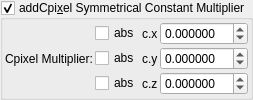
    <widget class="MyGroupBox" name="groupCheck_transf_addCpixel_enabled_false">
     <property name="toolTip">
      <string>&lt;html&gt;&lt;head/&gt;&lt;body&gt;&lt;p&gt;Cpixel is CVector3 c = ( c.x, c.y, c.z). It is each original point (pixel) in 3D space where the iteration starts from, ( c = original z for each point .) It is commonly found in formula structures z = f(z) + c.&lt;/p&gt;&lt;p&gt;The Cpixel multiplier effectively scales this point &amp;quot;c&amp;quot; towards the origin.&lt;/p&gt;&lt;p&gt;This transform allows the addition or subtraction of Cpixel, dependent on whether z is postive or negative.&lt;/p&gt;&lt;p&gt;e.g if &lt;span style=&quot; font-style:italic;&quot;&gt;z.x&lt;/span&gt; is positive then &lt;span style=&quot; font-style:italic;&quot;&gt;fabs(c.x)&lt;/span&gt; is added, if &lt;span style=&quot; font-style:italic;&quot;&gt;z.x&lt;/span&gt; is negative then &lt;span style=&quot; font-style:italic;&quot;&gt;fabs(c)&lt;/span&gt; is subtracted. &lt;/p&gt;&lt;p&gt;Also try negative addCpixel constant multipliers.&lt;/p&gt;&lt;p&gt;If checkBoxes are disabled then Cpixel remains signed.&lt;/p&gt;&lt;p&gt;&lt;br/&gt;&lt;/p&gt;&lt;/body&gt;&lt;/html&gt;</string>
     </property>
     <property name="title">
      <string>addCpi&amp;xel Symmetrical Constant Multiplier</string>
     </property>
     <property name="checkable">
      <bool>true</bool>
     </property>
     <layout class="QVBoxLayout" name="verticalLayout_49">
      <property name="spacing">
       <number>2</number>
      </property>
      <property name="leftMargin">
       <number>2</number>
      </property>
      <property name="topMargin">
       <number>2</number>
      </property>
      <property name="rightMargin">
       <number>2</number>
      </property>
      <property name="bottomMargin">
       <number>2</number>
      </property>
      <item>
       <layout class="QGridLayout" name="gridLayout_23" columnstretch="0,0,0,1">
        <property name="spacing">
         <number>2</number>
        </property>
        <item row="1" column="2">
         <widget class="QLabel" name="label_110">
          <property name="text">
           <string notr="true">c.y</string>
          </property>
         </widget>
        </item>
        <item row="2" column="3">
         <widget class="MyDoubleSpinBox" name="spinbox3_transf_constant_multiplier_000_z">
          <property name="sizePolicy">
           <sizepolicy hsizetype="Minimum" vsizetype="Maximum">
            <horstretch>0</horstretch>
            <verstretch>0</verstretch>
           </sizepolicy>
          </property>
          <property name="prefix">
           <string/>
          </property>
          <property name="suffix">
           <string/>
          </property>
          <property name="decimals">
           <number>6</number>
          </property>
          <property name="minimum">
           <double>-99.989999999999995</double>
          </property>
          <property name="maximum">
           <double>99.989999999999995</double>
          </property>
          <property name="singleStep">
           <double>0.100000000000000</double>
          </property>
         </widget>
        </item>
        <item row="0" column="3">
         <widget class="MyDoubleSpinBox" name="spinbox3_transf_constant_multiplier_000_x">
          <property name="sizePolicy">
           <sizepolicy hsizetype="Minimum" vsizetype="Maximum">
            <horstretch>0</horstretch>
            <verstretch>0</verstretch>
           </sizepolicy>
          </property>
          <property name="prefix">
           <string/>
          </property>
          <property name="suffix">
           <string/>
          </property>
          <property name="decimals">
           <number>6</number>
          </property>
          <property name="minimum">
           <double>-99.989999999999995</double>
          </property>
          <property name="maximum">
           <double>99.989999999999995</double>
          </property>
          <property name="singleStep">
           <double>0.100000000000000</double>
          </property>
         </widget>
        </item>
        <item row="1" column="1">
         <widget class="MyCheckBox" name="checkBox_transf_function_enabledy">
          <property name="text">
           <string notr="true">abs</string>
          </property>
         </widget>
        </item>
        <item row="2" column="2">
         <widget class="QLabel" name="label_111">
          <property name="text">
           <string notr="true">c.z</string>
          </property>
         </widget>
        </item>
        <item row="1" column="0">
         <widget class="QLabel" name="label_112">
          <property name="text">
           <string>Cpixel Multiplier:</string>
          </property>
         </widget>
        </item>
        <item row="0" column="1">
         <widget class="MyCheckBox" name="checkBox_transf_function_enabledx">
          <property name="text">
           <string notr="true">abs</string>
          </property>
         </widget>
        </item>
        <item row="2" column="1">
         <widget class="MyCheckBox" name="checkBox_transf_function_enabledz">
          <property name="text">
           <string notr="true">abs</string>
          </property>
         </widget>
        </item>
        <item row="0" column="2">
         <widget class="QLabel" name="label_109">
          <property name="text">
           <string notr="true">c.x</string>
          </property>
         </widget>
        </item>
        <item row="1" column="3">
         <widget class="MyDoubleSpinBox" name="spinbox3_transf_constant_multiplier_000_y">
          <property name="sizePolicy">
           <sizepolicy hsizetype="Minimum" vsizetype="Maximum">
            <horstretch>0</horstretch>
            <verstretch>0</verstretch>
           </sizepolicy>
          </property>
          <property name="prefix">
           <string/>
          </property>
          <property name="suffix">
           <string/>
          </property>
          <property name="decimals">
           <number>6</number>
          </property>
          <property name="minimum">
           <double>-99.989999999999995</double>
          </property>
          <property name="maximum">
           <double>99.989999999999995</double>
          </property>
          <property name="singleStep">
           <double>0.100000000000000</double>
          </property>
         </widget>
        </item>
       </layout>
      </item>
     </layout>
    </widget>
